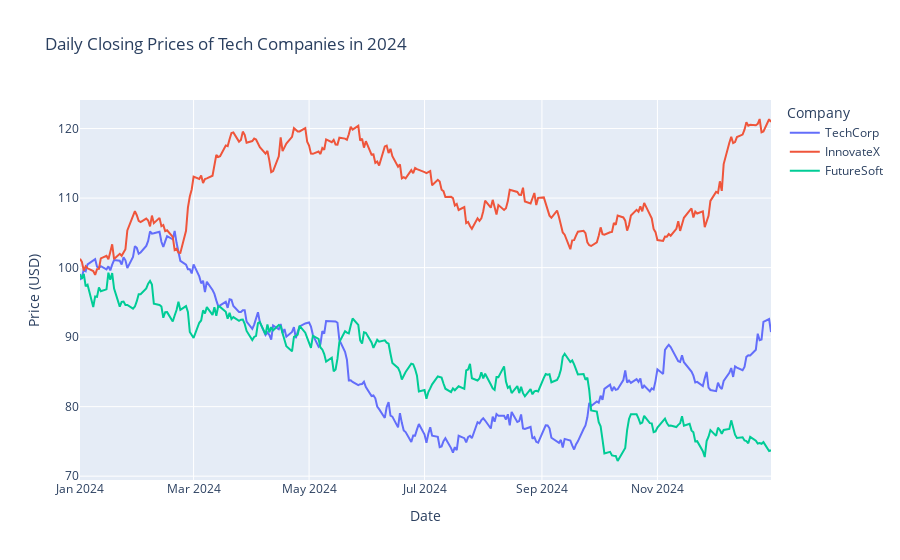

Write notebook code for a chart like this one.
### Markdown cell above
## **Example 1: Stock Prices Over Time**

### **Purpose:**
Visualize the daily closing prices of multiple companies over a year to compare their stock performance.

### **Key Features Demonstrated:**
- Handling real-world financial data.
- Plotting multiple time series on the same chart.
- Adding interactive features like hover information.

### **Dataset:**
Simulated daily closing prices for three tech companies over one year.

### Code cell
# 1. IMPORT LIBRARIES
import plotly.express as px
import pandas as pd
import numpy as np

# 2. CREATE A SAMPLE DATASET
# Simulate daily closing prices for three tech companies over one year.
np.random.seed(100)  # For reproducibility
dates = pd.date_range(start="2024-01-01", end="2024-12-31", freq='B')  # Business days
companies = ["TechCorp", "InnovateX", "FutureSoft"]

# Generate random walk data for stock prices
def generate_stock_prices(start_price=100):
    return start_price + np.cumsum(np.random.normal(0, 1, len(dates)))

data = {
    "Date": np.tile(dates, len(companies)),
    "Company": np.repeat(companies, len(dates)),
    "Closing Price": np.concatenate([generate_stock_prices() for _ in companies])
}
df_stock = pd.DataFrame(data)

# 3. STOCK PRICES LINE CHART
fig_stock = px.line(
    df_stock,
    x="Date",
    y="Closing Price",
    color="Company",
    title="Daily Closing Prices of Tech Companies in 2024",
    labels={
        "Date": "Date",
        "Closing Price": "Price (USD)"
    }
)

fig_stock.update_layout(
    hovermode="x unified"
)

fig_stock.show()

### Figure 1 — Plotly figure (JSON) as saved in the notebook; plotly's stock layout.template omitted (floating-point values rounded to 4 significant figures; data arrays with more than 128 entries replaced by an {"elided": "..."} marker saying what was removed)
{"data": [{"hovertemplate": "Company=TechCorp<br>Date=%{x}<br>Price (USD)=%{y}<extra></extra>", "legendgroup": "TechCorp", "line": {"color": "#636efa", "dash": "solid"}, "marker": {"symbol": "circle"}, "mode": "lines", "name": "TechCorp", "orientation": "v", "showlegend": true, "type": "scatter", "x": {"elided": "262 str values"}, "xaxis": "x", "y": {"elided": "262 float values"}, "yaxis": "y"}, {"hovertemplate": "Company=InnovateX<br>Date=%{x}<br>Price (USD)=%{y}<extra></extra>", "legendgroup": "InnovateX", "line": {"color": "#EF553B", "dash": "solid"}, "marker": {"symbol": "circle"}, "mode": "lines", "name": "InnovateX", "orientation": "v", "showlegend": true, "type": "scatter", "x": {"elided": "262 str values"}, "xaxis": "x", "y": {"elided": "262 float values"}, "yaxis": "y"}, {"hovertemplate": "Company=FutureSoft<br>Date=%{x}<br>Price (USD)=%{y}<extra></extra>", "legendgroup": "FutureSoft", "line": {"color": "#00cc96", "dash": "solid"}, "marker": {"symbol": "circle"}, "mode": "lines", "name": "FutureSoft", "orientation": "v", "showlegend": true, "type": "scatter", "x": {"elided": "262 str values"}, "xaxis": "x", "y": {"elided": "262 float values"}, "yaxis": "y"}], "layout": {"hovermode": "x unified", "legend": {"title": {"text": "Company"}, "tracegroupgap": 0}, "title": {"text": "Daily Closing Prices of Tech Companies in 2024"}, "xaxis": {"anchor": "y", "domain": [0, 1], "title": {"text": "Date"}}, "yaxis": {"anchor": "x", "domain": [0, 1], "title": {"text": "Price (USD)"}}}}
